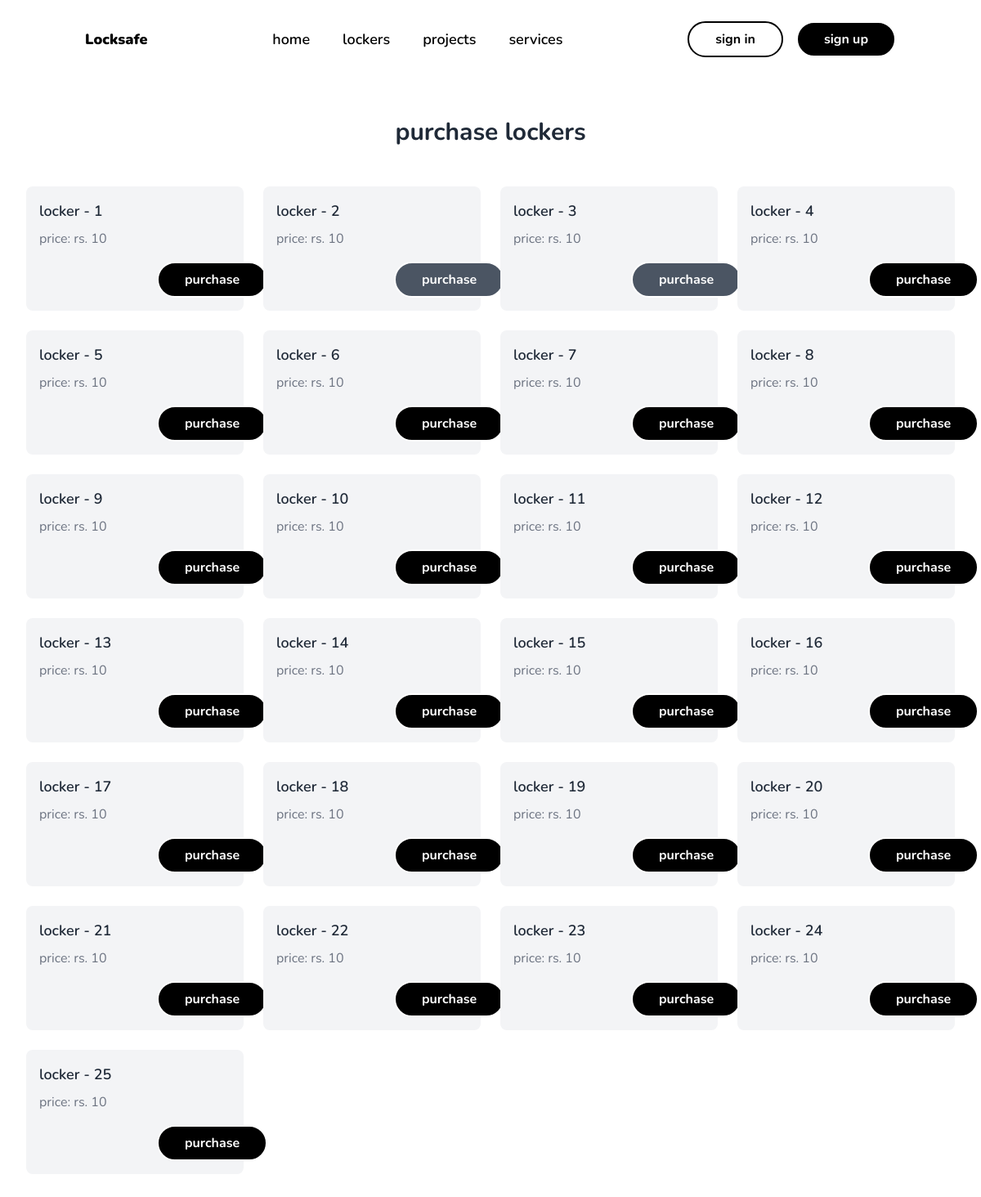
Before: /lockers with the older database file.
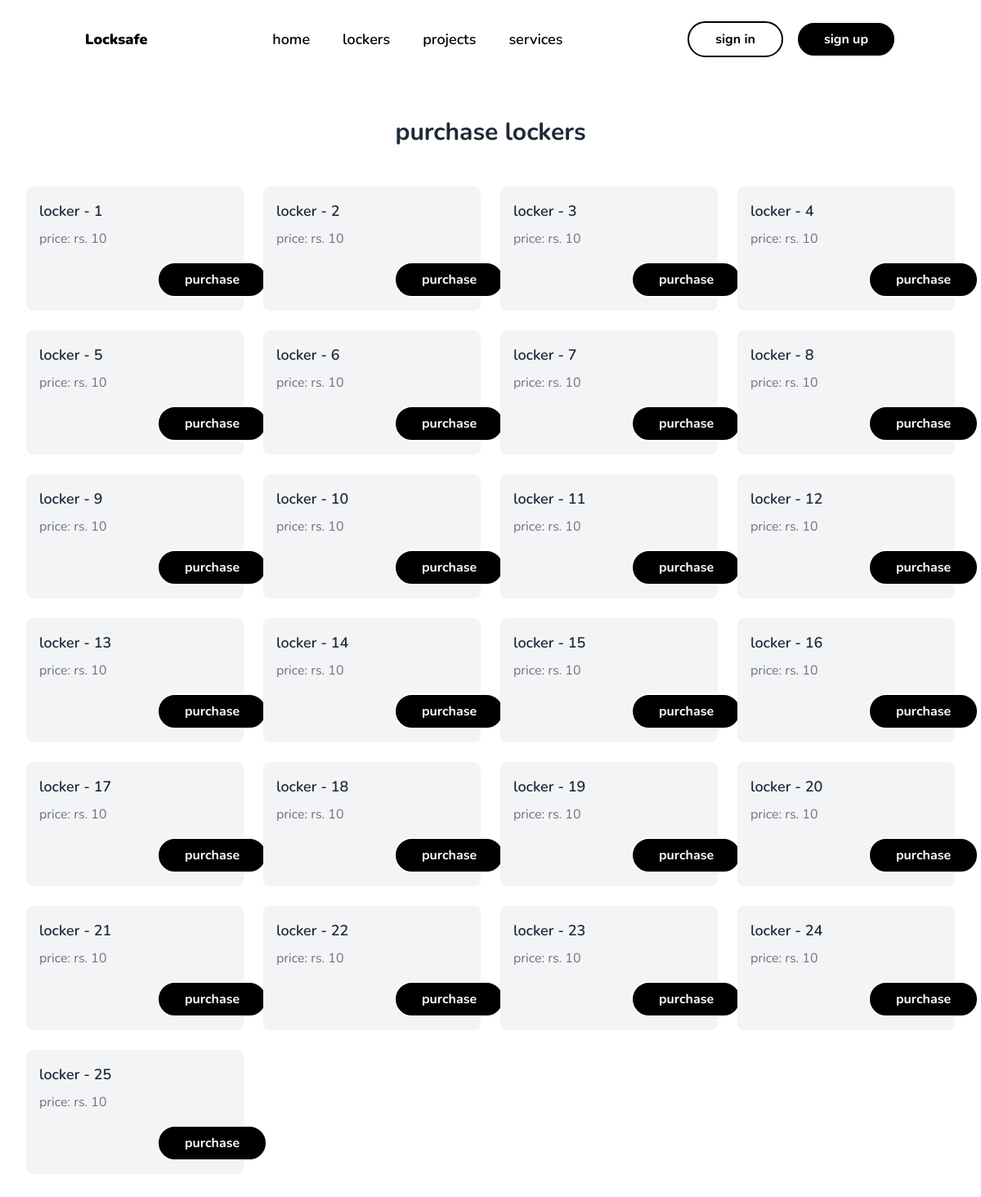
After: the same page with the newer database file.
### hack/models.py (models this page shows, shortened)
class Locker(db.Model):
    id = db.Column(db.String(32), primary_key=True, unique=True, default=get_uuid)
    locker_name = db.Column(db.String(32))
    price = db.Column(db.Integer, default=10)
    access_key = db.Column(db.String, unique=True, default=lambda: get_uuid()[:6])
    is_available = db.Column(db.Boolean, default=True)
    user_id = db.Column(db.Integer, db.ForeignKey('user.id'))

### app.py (the view)
@app.route('/lockers')
def show_lockers():
    lockers = Locker.query.all()
    return render_template('lockers.html', lockers=lockers)

### hack/templates/lockers.html (shortened to what this page needs)
{% extends 'base.html' %}
{% block content %}
<div class="bg-white py-6 sm:py-8 lg:py-12">
    <div class="mx-auto max-w-screen-2xl px-4 md:px-8">
        <h2 class="mb-8 text-center text-2xl font-bold text-gray-800 md:mb-12 lg:text-3xl">purchase lockers</h2>
        <div class="grid gap-6 sm:grid-cols-2 md:grid-cols-3 lg:grid-cols-4 xl:grid-cols-3">
            {% for l in lockers %}
            <div class="bg-gray-100 p-4 rounded-lg">
                <h3 class="text-gray-800 text-lg font-semibold mb-2">{{ l.locker_name.lower() }}</h3>
                <p class="text-gray-500 mb-4">price: rs. {{ l.price }}</p>
                {% if l.is_available == 1 %}
                <button
                    class="border-2 border-white bg-black text-white hover:border-black rounded-full hover:bg-white hover:text-black transition-all 2s font-bold px-8 py-2 mr-4 ml-36 buy_now_btn"
                    data-locker-id="{{l.id}}">purchase</button>
                {% else %}
                <button
                    class="border-2 border-white bg-gray-600 text-white rounded-full transition-all 2s cursor-not-allowed font-bold px-8 py-2 mr-4 ml-36 buy_now_btn"
                    data-locker-id="{{l.id}}" disabled>purchase</button>
                {% endif %}
            </div>
            {% endfor %}
        </div>
    </div>
</div>
{% endblock content %}

### hack/templates/base.html (shortened to what this page needs)
<!DOCTYPE html>
<html lang="en">
<head>
  <script src="https://cdn.tailwindcss.com"></script>
</head>
<body>
  <header class="bg-white bg-opacity-5 text-black shadow-lg hidden md:block">
    <div class="container mx-auto flex items-center h-24">
      <a href="/" class="font-black text-lg flex items-center justify-center ml-4">
        Locksafe
      </a>
      <nav class="contents font-semibold text-base lg:text-lg">
        <ul class="mx-auto flex items-center">
          <li class="p-5 xl:p-8 active">
            <a href="/">
              <span>home</span>
            </a>
          </li>
          <li class="p-5 xl:p-8">
            <a href="/lockers">
              <span>lockers</span>
            </a>
          </li>
          <li class="p-5 xl:p-8">
            <a href="">
              <span>projects</span>
            </a>
          </li>
          <li class="p-5 xl:p-8">
            <a href="">
              <span>services</span>
            </a>
          </li>
        </ul>
      </nav>
      {% if not current_user.is_authenticated %}
      <a href="/login"
        class="border-2 border-black rounded-full hover:bg-black hover:text-white transition-all 2s font-bold px-8 py-2 mr-4">sign
        in</a>
      <a href="/reg"
        class="border-2 border-white bg-black text-white hover:border-black rounded-full hover:bg-white hover:text-black transition-all 2s font-bold px-8 py-2 mr-4">sign
        up</a>
      {% endif %}
    </div>
  </header>
  {% block content %}
  {% endblock content %}
</body>
</html>

### hack/templates/base.html (style rules this page uses)
* { font-family: 'Nunito' !important; }

Changed rows visible on the page:
changed Locker "locker - 2": is_available False → True (drawn)
changed Locker "locker - 3": is_available False → True (drawn)
